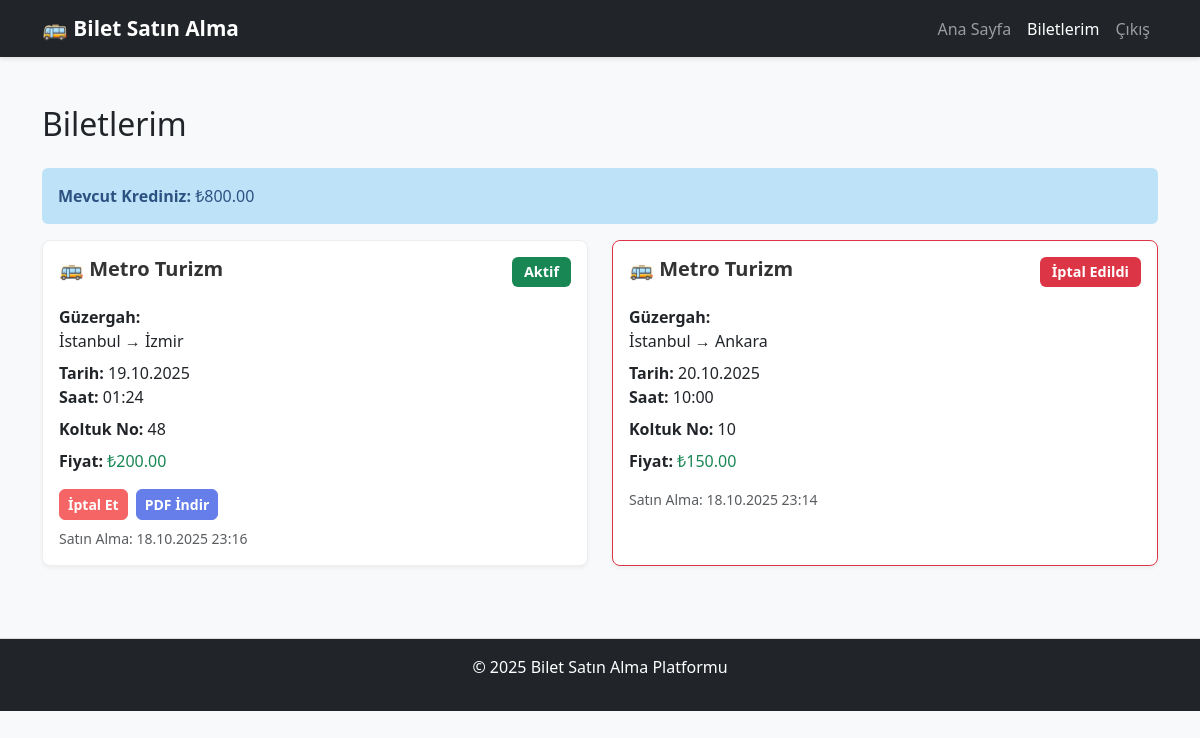
Page /my-tickets.php (signed in) on the earlier database version.
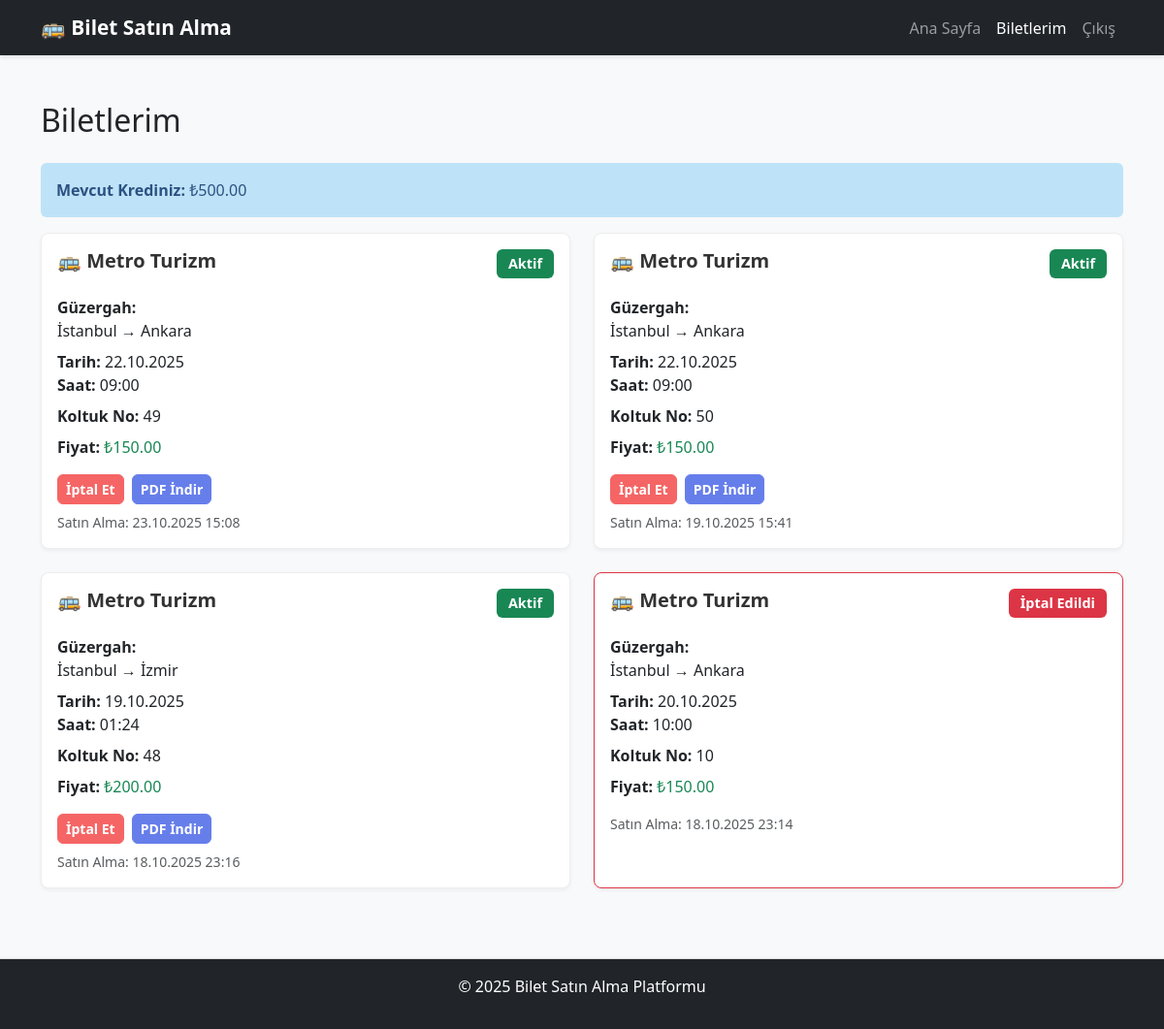
Same page on the later database version.
### tables this page shows
CREATE TABLE users (
    id INTEGER PRIMARY KEY AUTOINCREMENT,
    username TEXT UNIQUE NOT NULL,
    email TEXT UNIQUE NOT NULL,
    password TEXT NOT NULL,
    full_name TEXT NOT NULL,
    role TEXT DEFAULT 'user',
    virtual_credit REAL DEFAULT 0,
    created_at DATETIME DEFAULT CURRENT_TIMESTAMP,
    updated_at DATETIME DEFAULT CURRENT_TIMESTAMP
);

CREATE TABLE tickets (
    id INTEGER PRIMARY KEY AUTOINCREMENT,
    user_id INTEGER NOT NULL,
    route_id INTEGER NOT NULL,
    seat_number INTEGER NOT NULL,
    purchase_date DATETIME DEFAULT CURRENT_TIMESTAMP,
    status TEXT DEFAULT 'active',
    price REAL NOT NULL,
    created_at DATETIME DEFAULT CURRENT_TIMESTAMP,
    FOREIGN KEY (user_id) REFERENCES users(id) ON DELETE CASCADE,
    FOREIGN KEY (route_id) REFERENCES routes(id) ON DELETE CASCADE
);

### public/my-tickets.php (the view, shortened to what this page needs)
<?php
require_once __DIR__ . '/../src/database.php';
try {
    $stmt = $pdo->prepare("
        SELECT
            tickets.*,
            routes.departure_point,
            routes.arrival_point,
            routes.departure_date,
            routes.departure_time,
            companies.name AS company_name
        FROM tickets
        INNER JOIN routes ON tickets.route_id = routes.id
        INNER JOIN companies ON routes.company_id = companies.id
        WHERE tickets.user_id = ?
        ORDER BY tickets.purchase_date DESC
    ");
    $stmt->execute([$_SESSION['user_id']]);
    $tickets = $stmt->fetchAll(PDO::FETCH_ASSOC);
    $stmt = $pdo->prepare("SELECT virtual_credit FROM users WHERE id = ?");
    $stmt->execute([$_SESSION['user_id']]);
    $userCredit = $stmt->fetchColumn();
} catch (PDOException $e) {
    die("Veritabanı hatası: " . $e->getMessage());
}
?>
<!DOCTYPE html>
<html lang="tr">
<head>
    <link href="https://cdn.jsdelivr.net/npm/bootstrap@5.3.0/dist/css/bootstrap.min.css" rel="stylesheet">
    <link rel="stylesheet" href="css/style.css">
</head>
<body>
    <nav class="navbar navbar-expand-lg navbar-dark bg-dark">
        <div class="container">
            <a class="navbar-brand" href="index.php">🚌 Bilet Satın Alma</a>
            <div class="collapse navbar-collapse">
                <ul class="navbar-nav ms-auto">
                    <li class="nav-item"><a class="nav-link" href="index.php">Ana Sayfa</a></li>
                    <li class="nav-item"><a class="nav-link active" href="my-tickets.php">Biletlerim</a></li>
                    <li class="nav-item"><a class="nav-link" href="logout.php">Çıkış</a></li>
                </ul>
            </div>
        </div>
    </nav>
    <main class="container my-5">
        <h2 class="mb-4">Biletlerim</h2>
        <div class="alert alert-info">
            <strong>Mevcut Krediniz:</strong> ₺<?php echo number_format($userCredit, 2); ?>
        </div>
        <?php if (empty($tickets)): ?>
            <div class="alert alert-warning">
                Henüz biletiniz yok. <a href="index.php">Sefer arayıp bilet satın alabilirsiniz.</a>
            </div>
        <?php else: ?>
            <div class="row">
                <?php foreach ($tickets as $ticket): ?>
                    <div class="col-md-6 mb-4">
                        <div class="card h-100 <?php echo $ticket['status'] === 'cancelled' ? 'border-danger' : ''; ?>">
                            <div class="card-body">
                                <div class="d-flex justify-content-between align-items-start mb-3">
                                    <h5 class="card-title">🚌 <?php echo htmlspecialchars($ticket['company_name']); ?></h5>
                                    <span class="badge <?php echo $ticket['status'] === 'active' ? 'bg-success' : 'bg-danger'; ?>">
                                        <?php echo $ticket['status'] === 'active' ? 'Aktif' : 'İptal Edildi'; ?>
                                    </span>
                                </div>
                                <p class="mb-2">
                                    <strong>Güzergah:</strong><br>
                                    <?php echo htmlspecialchars($ticket['departure_point']); ?>
                                    →
                                    <?php echo htmlspecialchars($ticket['arrival_point']); ?>
                                </p>
                                <p class="mb-2">
                                    <strong>Tarih:</strong> <?php echo date('d.m.Y', strtotime($ticket['departure_date'])); ?><br>
                                    <strong>Saat:</strong> <?php echo htmlspecialchars($ticket['departure_time']); ?>
                                </p>
                                <p class="mb-2">
                                    <strong>Koltuk No:</strong> <?php echo $ticket['seat_number']; ?>
                                </p>
                                <p class="mb-3">
                                    <strong>Fiyat:</strong> <span class="text-success">₺<?php echo number_format($ticket['price'], 2); ?></span>
                                </p>
                                <?php if ($ticket['status'] === 'active'): ?>
                                    <div class="d-flex gap-2">
                                        <a href="cancel-ticket.php?ticket_id=<?php echo $ticket['id']; ?>"
                                           class="btn btn-danger btn-sm"
                                           onclick="return confirm('Bileti iptal etmek istediğinizden emin misiniz?')">
                                            İptal Et
                                        </a>
                                        <a href="download-pdf.php?ticket_id=<?php echo $ticket['id']; ?>"
                                           class="btn btn-primary btn-sm">
                                            PDF İndir
                                        </a>
                                    </div>
                                <?php endif; ?>
                                <small class="text-muted d-block mt-2">
                                    Satın Alma: <?php echo date('d.m.Y H:i', strtotime($ticket['purchase_date'])); ?>
                                </small>
                            </div>
                        </div>
                    </div>
                <?php endforeach; ?>
            </div>
        <?php endif; ?>
    </main>
    <footer class="bg-dark text-white text-center py-3 mt-5">
        <p>&copy; 2025 Bilet Satın Alma Platformu</p>
    </footer>
</body>
</html>

### public/css/style.css (style rules this page uses)
* { margin: 0; padding: 0; box-sizing: border-box; }
body { background-color: #f8f9fa; font-family: 'Segoe UI', Tahoma, Geneva, Verdana, sans-serif; }
.navbar { box-shadow: 0 2px 4px rgba(0, 0, 0, 0.1); margin-bottom: 30px; }
.navbar-brand { font-weight: bold; font-size: 1.3rem; }
.btn { border-radius: 6px; font-weight: 600; transition: all 0.3s; }
.btn-primary { background-color: #667eea; border-color: #667eea; }
.btn-danger { background-color: #f56565; border-color: #f56565; }
.card { border: 1px solid #eee; box-shadow: 0 2px 4px rgba(0, 0, 0, 0.05); border-radius: 8px; transition: all 0.3s; }
.card-title { color: #333; font-weight: 700; }
.alert { border: none; border-radius: 6px; font-weight: 500; }
.alert-info { background-color: #bee3f8; color: #2c5282; }
footer { border-top: 1px solid #ddd; margin-top: auto; }
.card { transition: all 0.3s ease; }
.badge { font-size: 0.9rem; padding: 8px 12px; }

Differences in the rows shown:
changed users: virtual_credit "800.00" → "500.00"
added tickets: company_name "Metro Turizm", status "Aktif", departure_point "İstanbul", arrival_point "Ankara", departure_date "22.10.2025", departure_time "09:00", seat_number "49", price "150.00", purchase_date "23.10.2025 15:08"
added tickets: company_name "Metro Turizm", status "Aktif", departure_point "İstanbul", arrival_point "Ankara", departure_date "22.10.2025", departure_time "09:00", seat_number "50", price "150.00", purchase_date "19.10.2025 15:41"
